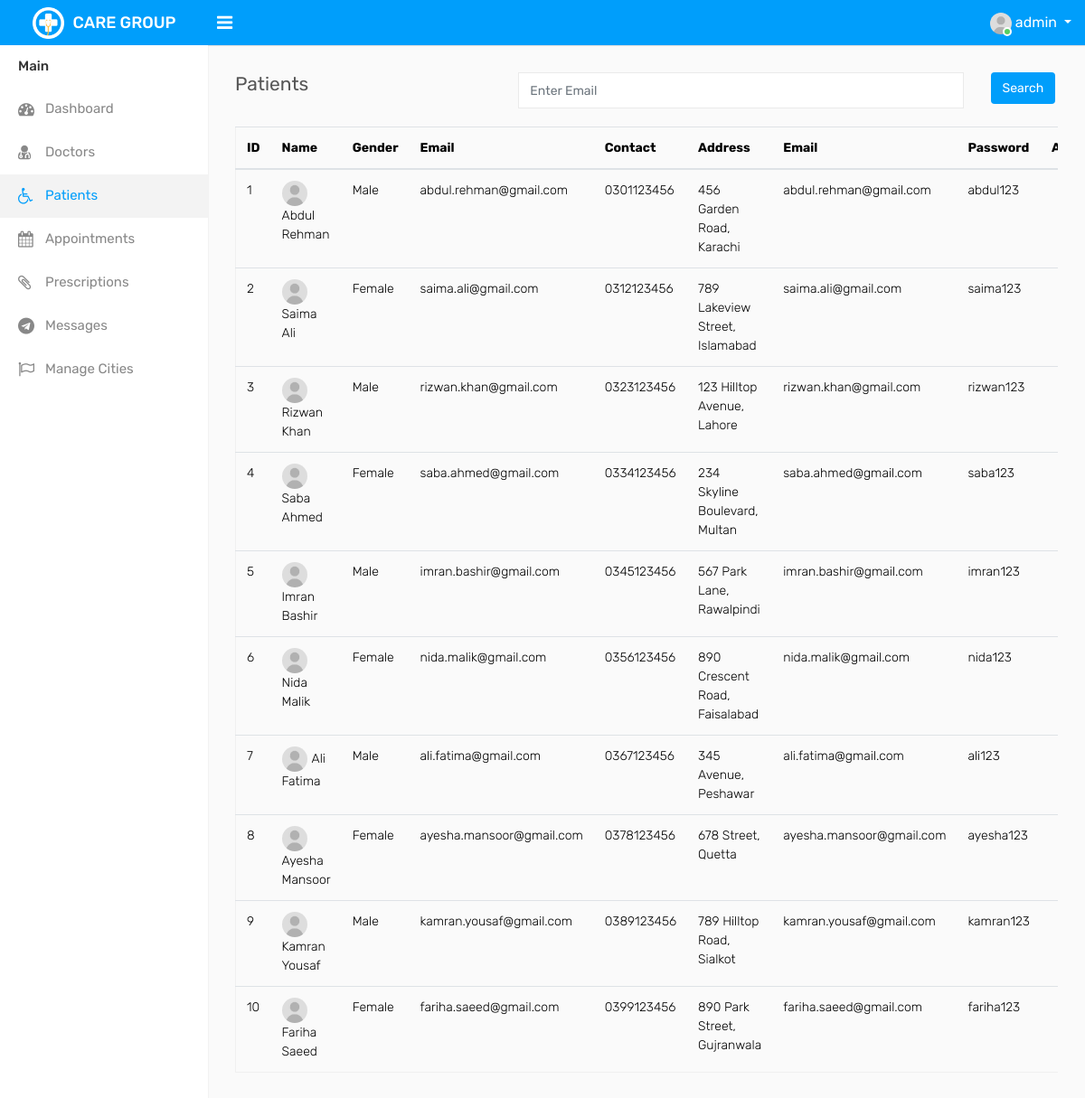
Screenshot of /admin/patients.php (signed in) with the database file from the repository.
### tables this page shows
CREATE TABLE `patreg` (
  `pid` int(11) NOT NULL,
  `fname` varchar(20) NOT NULL,
  `lname` varchar(20) NOT NULL,
  `gender` varchar(10) NOT NULL,
  `email` varchar(30) NOT NULL UNIQUE,  
  `contact` varchar(10) NOT NULL,
  `address` varchar(50) NOT NULL,
  `password` varchar(30) NOT NULL,
  `cpassword` varchar(30) NOT NULL,
  UNIQUE KEY `unique_email` (`email`)  
);

### admin/patients.php (the view, shortened to what this page needs)
<?php
    require_once "include/header.php";
    require_once "include/sidebar.php";
?>
<div class="page-wrapper">
    <div class="content">
        <div class="row">
            <div class="col-sm-4 col-3">
                <h4 class="page-title">Patients</h4>
            </div>
            <div class="col-md-8">
                <form class="form-group" action="patientsearch.php" method="post">
                    <div class="row">
                        <div class="col-md-10"><input type="text" name="patient_email"
                                placeholder="Enter Email" class="form-control"></div>
                        <div class="col-md-2"><input type="submit" name="patient_search_submit"
                                class="btn btn-primary" value="Search"></div>
                    </div>
                </form>
            </div>
        </div>
        <div class="row">
            <div class="col-md-12">
                <div class="table-responsive">
                    <table class="table table-border table-striped custom-table datatable mb-0">
                        <div class="tab-pane fade" id="list-pat" role="tabpanel" aria-labelledby="list-pat-list">
                            <table class="table table-hover">
                                <thead>
                                    <tr>
                                        <th>ID</th>
                                        <th>Name</th>
                                        <th>Gender</th>
                                        <th>Email</th>
                                        <th>Contact</th>
                                        <th>Address</th>
                                        <th>Email</th>
                                        <th>Password</th>
                                        <th class="text-right">Action</th>
                                    </tr>
                                </thead>
                                <tbody>
                                    <?php
									global $con;
									$query = "select * from patreg";
									$result = mysqli_query($con,$query);
									while ($row = mysqli_fetch_array($result)){
									$pid = $row['pid'];
									$fname = $row['fname'];
									$lname = $row['lname'];
									$gender = $row['gender'];
									$email = $row['email'];
									$contact = $row['contact'];
									$password = $row['password'];
                                    $address = $row['address'];
                                    $editAccountDetailsURL = 'account-details.php?table=patreg&id=' . $pid . "&page=patients.php";
                                    $deleteAccountDetailsURL = "delete.php?table=patreg&id=$pid&page=patients.php";
									echo "<tr>
                                        <td>$pid</td>
                                        <td><img width='28 height='28' src='assets/img/user.jpg' class='rounded-circle m-r-5' alt=''>$fname $lname</td>
                                        <td>$gender</td>
                                        <td>$email</td>
                                        <td>$contact</td>
                                        <td>$address</td>
                                        <td>$email</td>
                                        <td>$password</td>
                                        <td class='text-right'>
                                            <div class='dropdown dropdown-action'>
                                                <a href='#' class='action-icon dropdown-toggle' data-toggle='dropdown' aria-expanded='false'><i class='fa fa-ellipsis-v'></i></a>
                                                <div class='dropdown-menu dropdown-menu-right'>
                                                    <a class='dropdown-item' href='$editAccountDetailsURL'><i class='fa fa-pencil m-r-5'></i> Edit</a>
                                                    <a class='dropdown-item' href='$deleteAccountDetailsURL'><i class='fa fa-trash m-r-5'></i> Delete</a>
                                                </div>
                                            </div>
                                        </td>
									</tr>";
									}
									?>
                                </tbody>
                            </table>
                            <br>
                        </div>
                    </table>
                </div>
            </div>
        </div>
    </div>
</div>
</div>
</body>
</html>

### rows the page displays
patreg: pid "1", fname "Abdul", lname "Rehman", gender "Male", email "abdul.rehman@gmail.com", contact "0301123456", address "456 Garden Road, Karachi", password "abdul123"
patreg: pid "2", fname "Saima", lname "Ali", gender "Female", email "saima.ali@gmail.com", contact "0312123456", address "789 Lakeview Street, Islamabad", password "saima123"
patreg: pid "3", fname "Rizwan", lname "Khan", gender "Male", email "rizwan.khan@gmail.com", contact "0323123456", address "123 Hilltop Avenue, Lahore", password "rizwan123"
patreg: pid "4", fname "Saba", lname "Ahmed", gender "Female", email "saba.ahmed@gmail.com", contact "0334123456", address "234 Skyline Boulevard, Multan", password "saba123"
patreg: pid "5", fname "Imran", lname "Bashir", gender "Male", email "imran.bashir@gmail.com", contact "0345123456", address "567 Park Lane, Rawalpindi", password "imran123"
patreg: pid "6", fname "Nida", lname "Malik", gender "Female", email "nida.malik@gmail.com", contact "0356123456", address "890 Crescent Road, Faisalabad", password "nida123"
patreg: pid "7", fname "Ali", lname "Fatima", gender "Male", email "ali.fatima@gmail.com", contact "0367123456", address "345 Avenue, Peshawar", password "ali123"
patreg: pid "8", fname "Ayesha", lname "Mansoor", gender "Female", email "ayesha.mansoor@gmail.com", contact "0378123456", address "678 Street, Quetta", password "ayesha123"
patreg: pid "9", fname "Kamran", lname "Yousaf", gender "Male", email "kamran.yousaf@gmail.com", contact "0389123456", address "789 Hilltop Road, Sialkot", password "kamran123"
patreg: pid "10", fname "Fariha", lname "Saeed", gender "Female", email "fariha.saeed@gmail.com", contact "0399123456", address "890 Park Street, Gujranwala", password "fariha123"

### other values shown
$admin_user "admin"
